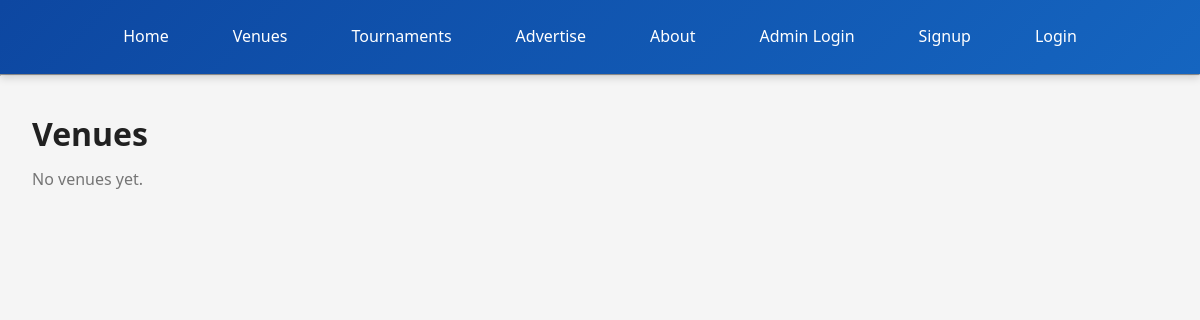
The app's page /booking/venues/, older data.
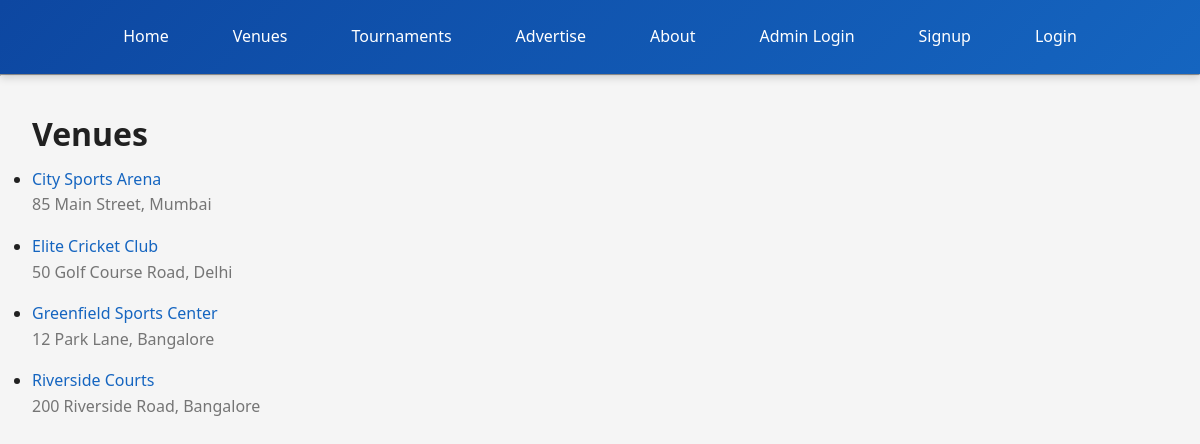
The same page, newer data.
### booking/models.py (models this page shows, shortened)
class Venue(models.Model):
    name = models.CharField(max_length=100)
    address = models.TextField(blank=True)
    city = models.CharField(max_length=100, blank=True)
    phone = models.CharField(max_length=15, blank=True)
    email = models.EmailField(blank=True)
    description = models.TextField(blank=True)
    rating = models.FloatField(default=4.5, validators=[MinValueValidator(0), MaxValueValidator(5)])
    created_at = models.DateTimeField(default=timezone.now)
    class Meta:
        ordering = ['name']

### booking/views.py (the view)
# urls.py: path('venues/', venue_list, name='venue_list'),
def venue_list(request):
    venues = Venue.objects.all()
    return render(request, 'booking/venues.html', {'venues': venues})

### myproject/context_processors.py (called while the page is built)
def admin_email(request):
    return {'ADMIN_EMAIL': settings.ADMIN_EMAIL}

### templates/booking/venues.html
{% extends 'base.html' %}
{% block content %}
<div class="container">
    <h2>Venues</h2>
    {% if venues %}
        <ul>
            {% for v in venues %}
                <li>
                    <a href="{% url 'venue_detail' v.pk %}">{{ v.name }}</a>
                    <p>{{ v.address|truncatechars:80 }}</p>
                </li>
            {% endfor %}
        </ul>
    {% else %}
        <p>No venues yet.</p>
    {% endif %}
</div>
{% endblock %}

### templates/base.html (shortened to what this page needs)
{% load static %}
<!DOCTYPE html>
<html>
<head>
    <link rel="stylesheet" href="{% static 'css/style.css' %}">
</head>
<body>
<nav>
    <a href="/">Home</a>
    <a href="/booking/venues/">Venues</a>
    <a href="/booking/tournaments/">Tournaments</a>
    <a href="/booking/advertise/">Advertise</a>
    <a href="/booking/about/">About</a>
    {% if user.is_authenticated %}
        {% if user.email == ADMIN_EMAIL %}
            <a href="/booking/admin/dashboard/">Admin Dashboard</a>
        {% endif %}
        <a href="/booking/">My Bookings</a>
        <a href="/booking/create/">Create Booking</a>
        <a href="/profile/">Profile</a>
        <a href="/logout/">Logout</a>
    {% else %}
        <a href="/admin-login/">Admin Login</a>
        <a href="/signup/">Signup</a>
        <a href="/login/">Login</a>
    {% endif %}
</nav>
<hr>
{% block content %}
{% endblock %}
</body>
</html>

### static/css/style.css (style rules this page uses)
:root { --primary-color: #1565c0; --primary-dark: #0d47a1; --primary-light: #42a5f5; --accent-color: #ff6f00; --success-color: #2e7d32; --danger-color: #c62828; --warning-color: #f57c00; --neutral-bg: #f5f5f5; --neutral-border: #e0e0e0; --text-primary: #212121; --text-secondary: #757575; --shadow-sm: 0 2px 4px rgba(0,0,0,0.1); --shadow-md: 0 4px 8px rgba(0,0,0,0.15); --shadow-lg: 0 8px 16px rgba(0,0,0,0.2); }
* { margin: 0; padding: 0; box-sizing: border-box; }
html { scroll-behavior: smooth; }
body { font-family: 'Segoe UI', Tahoma, Geneva, Verdana, sans-serif; background-color: var(--neutral-bg); color: var(--text-primary); line-height: 1.6; }
h1, h2, h3, h4, h5, h6 { font-weight: 600; margin-bottom: 0.5rem; color: var(--text-primary); }
h2 { font-size: 2rem; }
p { color: var(--text-secondary); margin-bottom: 1rem; }
a { color: var(--primary-color); text-decoration: none; transition: color 0.3s ease; }
nav { background: linear-gradient(135deg, var(--primary-dark), var(--primary-color)); padding: 1rem 2rem; position: sticky; top: 0; z-index: 100; box-shadow: var(--shadow-md); width: 100%; }
nav ul, nav { display: flex; justify-content: center; flex-wrap: wrap; gap: 2rem; }
nav a { color: white; text-decoration: none; font-weight: 500; transition: all 0.3s ease; padding: 0.5rem 1rem; border-radius: 4px; }
.container { max-width: 1200px; margin: 2rem auto; padding: 0 2rem; width: 100%; }

Row changes from the older to the newer data that the page shows:
added Venue: name "City Sports Arena", address "85 Main Street, Mumbai"
added Venue: name "Elite Cricket Club", address "50 Golf Course Road, Delhi"
added Venue: name "Greenfield Sports Center", address "12 Park Lane, Bangalore"
added Venue: name "Riverside Courts", address "200 Riverside Road, Bangalore"
Text that changed along with them:
text no longer shown: "No venues yet."
